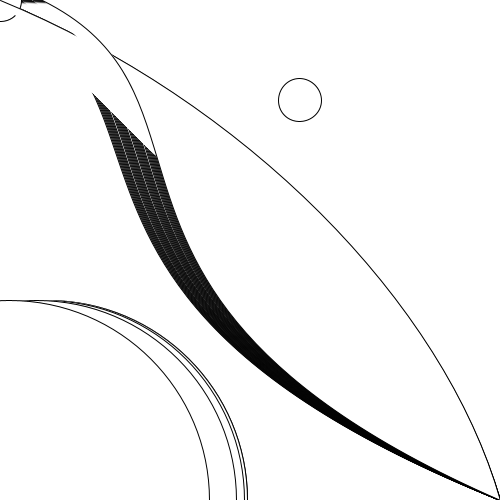
Frame 1 (no input)
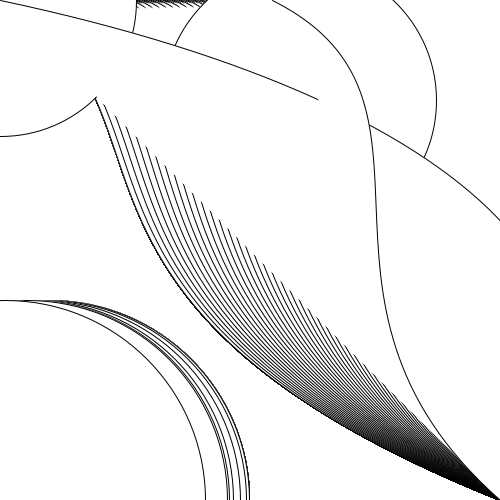
Frame 60 (the mouse pressed at the canvas centre just before this capture)
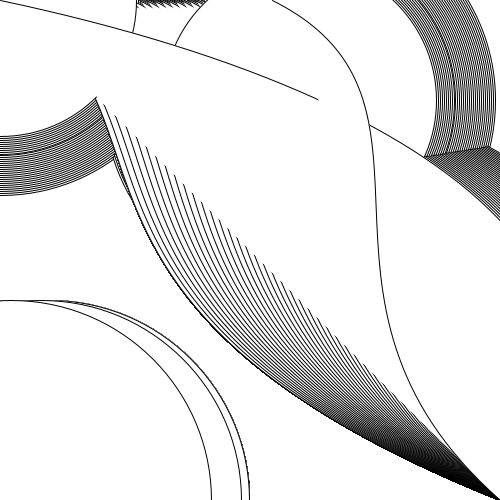
Frame 120 (the mouse held since frame 60 and released just before this capture)

The Processing sketch that drew these frames (run headless with seeded random() and noise(); from frame 60 on, the mouse is pressed at the canvas centre):

// Processing sketch: processing_73434
// ── processing_73434.pde

float size = 1.0;
float speed = 0.1;
int numBezier = 40;
 
 
void setup(){
  size(500, 500);
  background(255);
  smooth();
}
 
 
void draw()
{   
  size = size + speed;
  if(size > 10.0 || size < 0.1) speed =- 1 * speed;
  for(int i = 0; i < numBezier; i++)
    {
      ellipse(0, 0, i * size, i * size);
      ellipse(300, 100, i * size, i * size);
      ellipse(random(0, 50), 500, 400, 400);
      bezier(500,500 ,i *size+400, 300, i *size+200 ,100,0, 0);
      bezier(500,500 ,i *size, 300, i *size+200 ,100,i *size, 0);
       
       
         
    }
 
}
